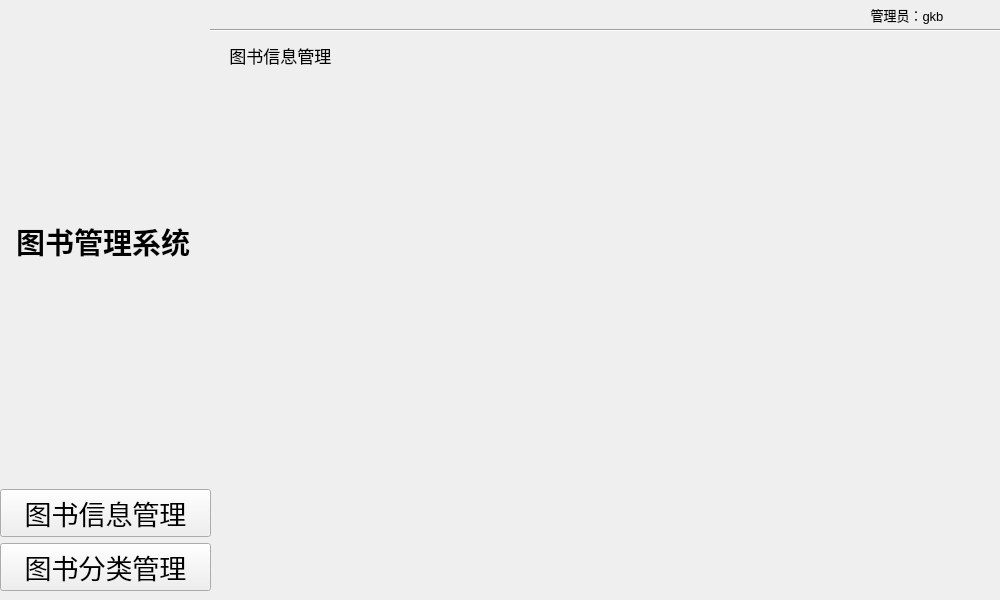
<?xml version="1.0" encoding="UTF-8"?>
<ui version="4.0">
 <class>BookManager</class>
 <widget class="QWidget" name="BookManager">
  <property name="geometry">
   <rect>
    <x>0</x>
    <y>0</y>
    <width>1000</width>
    <height>600</height>
   </rect>
  </property>
  <property name="font">
   <font>
    <pointsize>25</pointsize>
   </font>
  </property>
  <property name="windowTitle">
   <string>Form</string>
  </property>
  <widget class="QLabel" name="Manager">
   <property name="geometry">
    <rect>
     <x>210</x>
     <y>-1</y>
     <width>791</width>
     <height>31</height>
    </rect>
   </property>
   <property name="font">
    <font>
     <pointsize>10</pointsize>
    </font>
   </property>
   <property name="text">
    <string>                                                                                                                                                                                       管理员：gkb</string>
   </property>
  </widget>
  <widget class="Line" name="line">
   <property name="geometry">
    <rect>
     <x>210</x>
     <y>20</y>
     <width>811</width>
     <height>20</height>
    </rect>
   </property>
   <property name="orientation">
    <enum>Qt::Horizontal</enum>
   </property>
  </widget>
  <widget class="QWidget" name="DataWidget" native="true">
   <property name="geometry">
    <rect>
     <x>220</x>
     <y>40</y>
     <width>771</width>
     <height>541</height>
    </rect>
   </property>
   <widget class="QLabel" name="BookInformationManagerTitle">
    <property name="geometry">
     <rect>
      <x>0</x>
      <y>0</y>
      <width>771</width>
      <height>31</height>
     </rect>
    </property>
    <property name="font">
     <font>
      <pointsize>13</pointsize>
     </font>
    </property>
    <property name="text">
     <string>  图书信息管理</string>
    </property>
   </widget>
  </widget>
  <widget class="QWidget" name="">
   <property name="geometry">
    <rect>
     <x>0</x>
     <y>0</y>
     <width>211</width>
     <height>601</height>
    </rect>
   </property>
   <layout class="QVBoxLayout" name="verticalLayout" stretch="0,0,0">
    <property name="leftMargin">
     <number>0</number>
    </property>
    <property name="topMargin">
     <number>0</number>
    </property>
    <property name="rightMargin">
     <number>0</number>
    </property>
    <property name="bottomMargin">
     <number>10</number>
    </property>
    <item>
     <widget class="QLabel" name="Title">
      <property name="font">
       <font>
        <pointsize>22</pointsize>
        <italic>false</italic>
        <bold>true</bold>
        <underline>false</underline>
        <strikeout>false</strikeout>
        <kerning>true</kerning>
       </font>
      </property>
      <property name="text">
       <string>  图书管理系统</string>
      </property>
      <property name="textFormat">
       <enum>Qt::AutoText</enum>
      </property>
     </widget>
    </item>
    <item>
     <widget class="QPushButton" name="BookInformationpushButton">
      <property name="font">
       <font>
        <pointsize>20</pointsize>
       </font>
      </property>
      <property name="text">
       <string>图书信息管理</string>
      </property>
     </widget>
    </item>
    <item>
     <widget class="QPushButton" name="BookClassifypushButton">
      <property name="font">
       <font>
        <pointsize>20</pointsize>
       </font>
      </property>
      <property name="text">
       <string>图书分类管理</string>
      </property>
     </widget>
    </item>
   </layout>
  </widget>
 </widget>
 <resources/>
 <connections/>
</ui>
